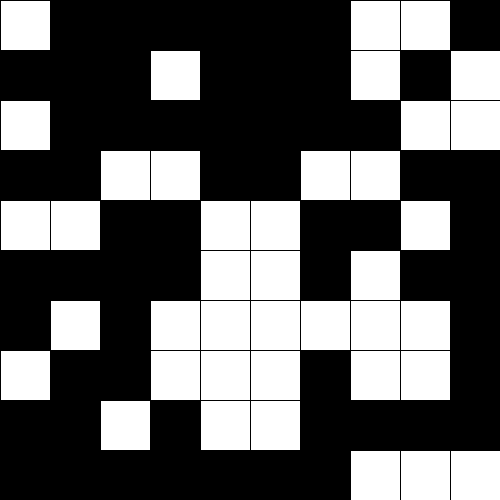
Frame 1 (no input)
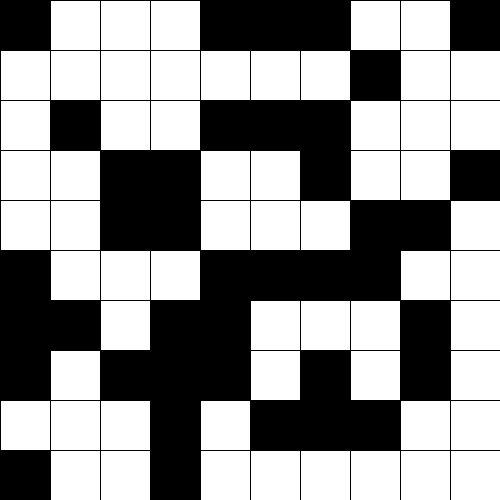
Frame 2 (the mouse pressed at the canvas centre, redrawn once)

The Processing sketch that drew these frames (run headless with seeded random() and noise(); the mouse was pressed at the canvas centre and the sketch redrawn once):

// Processing sketch: grid
// ── grid.pde
// how many col & row in our grid?
int col = 10;
int row = 10;

// to hold the stepsize
int stepx, stepy;

void setup() {
  size(500, 500);
  
  // degine step sizes
  stepx = width/col;
  stepy = height/row;
  
  noLoop();
  frameRate(10);
}

void draw() {
  
  for(int i= 0; i < col; i++) {
    for(int j = 0; j < row; j++) {
      
      float x = i * stepx;
      float y = j * stepy;
      
      if (random(1) > 0.5) {
        fill(255);
      }
      
      else {
        fill(0);
      }
      
      rect(x, y, stepx, stepy);
      
    }
  }

}
